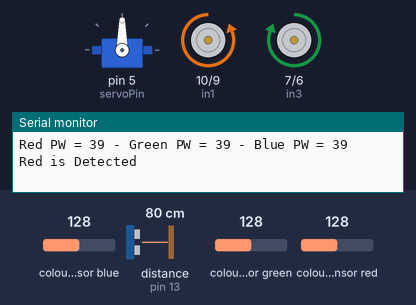
Simulated run of this sketch. Board: Arduino Uno, built with avr-gcc and run on an emulated ATmega328P. Shown: servo, motor-driver pin pairs drawn as motors (green arrow = first pin HIGH = forward, orange = second pin HIGH = backward, longer = more drive, scaled by the enable pin), the last lines printed to the serial monitor. Wiring (inferred from the names in the program): TCS3200 colour sensor: output pin 4; S2 pin 2; S3 pin 3; ultrasonic range finder: trigger pin 12; echo pin 13. The inputs (shaded band) are chosen by the test bench; at power-on: colour sensor red 128, distance to the obstacle (sensor on pin 13) 80 cm, colour sensor blue 128, colour sensor green 128. The echo pulse lasts 58.3 µs per cm.

Above: at 1.2 s.
1.3 s: colour sensor red set to 40
11.2 s: colour sensor red set to 35
At 12.6 s:
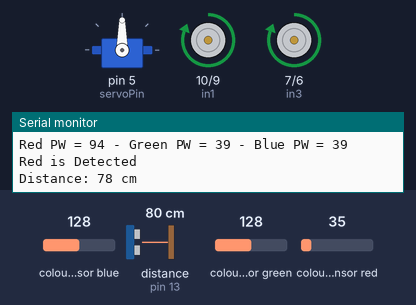
21.1 s: distance to the obstacle (sensor on pin 13) set to 2 cm
At 23.7 s:
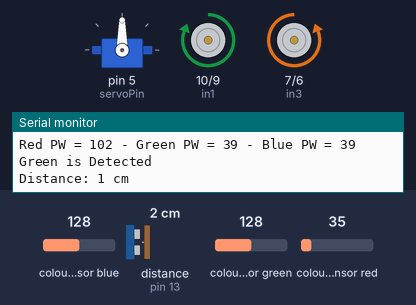
Timing chart, 0 to 25.2 s (numbered marks = the images above; inputs shaded):
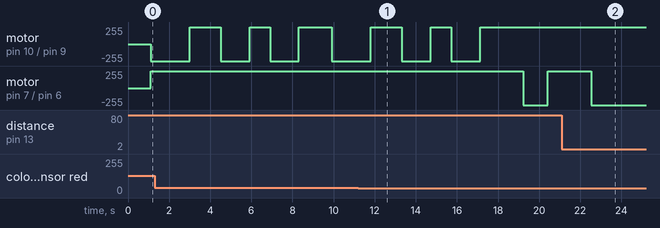

Measured:
- the behaviour switches between 37 and 36 on colour sensor red (found by bisection; images 0 and 1)
- after the input at 11.2 s, motor on pin 10 (in1) / pin 9 (in2): goes on until 17.1 s, then stays forward 255/255; motor on pin 7 (in3) / pin 6 (in4): forward 255/255 → backward 255/255 after 8.0 s, → forward 255/255 1.2 s later
- after the input at 21.1 s, motor on pin 10 (in1) / pin 9 (in2): stays forward 255/255 (without the input it goes to backward 255/255 after 0.84 s)

The sketch:

challenge3.ino
```cpp
#include <Servo.h>

// Define color sensor pins
#define S0 0
#define S1 1
#define S2 2
#define S3 3
#define sensorOut 4

const int trigPin = 12;
const int echoPin = 13;


// Calibration Values
// *Get these from Calibration Sketch
int redMin = 0; // Red minimum value
int redMax = 0; // Red maximum value
int greenMin = 0; // Green minimum value
int greenMax = 0; // Green maximum value
int blueMin = 0; // Blue minimum value
int blueMax = 0; // Blue maximum value

// Variables for Color Pulse Width Measurements
int redPW = 0;
int greenPW = 0;
int bluePW = 0;

// Variables for final Color values
int redValue;
int greenValue;
int blueValue;


/* 6,7, 8, 9, 10, 11 */
// Motor A connections
int enA = 11;
int in1 = 10;
int in2 = 9;
// Motor B connections
int enB = 8;
int in3 = 7;
int in4 = 6;

Servo Clamp; //creating a servo object called Clamp

int servoPin = 5; //outputting values the Servo Clamp
int angle = 0;

int secPerRotation = 2800;

/*
  red = 001
  blue = 010
  green = 100
  none = 000
*/
int prevColor = 000;
int currentColor = 000;
int nextColor = 000;

int LEDPin = A0; // ? TO CHANGE


int currentPattern = 000;
int currentIndex = 0;
int pattern[5] = {001, 100, 010, 100, 010}; // Red -> Greens -> Blue -> Green -> Blue

void setup() {
  // Initialize serial communication
  Serial.begin(9600);

  // Set trigPin as output and echoPin as input
  pinMode(trigPin, OUTPUT);
  pinMode(echoPin, INPUT);
  // Set all the motor control pins to outputs
  pinMode(enA, OUTPUT);
  pinMode(enB, OUTPUT);
  pinMode(in1, OUTPUT);
  pinMode(in2, OUTPUT);
  pinMode(in3, OUTPUT);
  pinMode(in4, OUTPUT);

  // Turn off motors - Initial state
  digitalWrite(in1, LOW);
  digitalWrite(in2, LOW);
  digitalWrite(in3, LOW);
  digitalWrite(in4, LOW);


  Clamp.attach(servoPin); //links servo to the pin

  // For PWM maximum possible values are 0 to 1
  digitalWrite(enA, HIGH);
  digitalWrite(enB, HIGH);


  // * USED FOR COLOR SETTING
  pinMode(S0, OUTPUT);
  pinMode(S1, OUTPUT);
  pinMode(S2, OUTPUT);
  pinMode(S3, OUTPUT);

  // Set Pulse Width scaling to 20%
  digitalWrite(S0, HIGH);
  digitalWrite(S1, LOW);

  // Set Sensor output as input
  pinMode(sensorOut, INPUT);

}

bool started = true;

  int forward[4] = { HIGH, LOW, HIGH, LOW };
  int backward[4] = { LOW, HIGH, LOW, HIGH };
  int left[4] = { LOW, HIGH, HIGH, LOW };
  int right[4] = { HIGH, LOW, LOW, HIGH };

/*
  left = 001
  uturn = 010
  right = 100
  none = 000
*/


void loop() {
  // Set motors to maximum speed
  if (currentIndex == 5) {
    stop();
    return;
  }

  int detectedColor = getColor();

  if (detectedColor == pattern[currentIndex]) {
    digitalWrite(LEDPin, HIGH);
    delay(500);
    digitalWrite(LEDPin, LOW);
    currentIndex++;
  }

  driveDirection(detectedColor);

  int currentDistance = getDistance();

  if (currentDistance >= 10) {
    drive(forward, 1000);
    currentDistance = getDistance();
     if (currentDistance >= 10) {
      drive(left, secPerRotation * 0.50);
      drive(forward, 1000);
      driveDirection(detectedColor);
      drive(forward, 1000);
     }
  }
}

void driveDirection(int detectedColor) {
  if (detectedColor == 001) { // red
    drive(left, secPerRotation * 0.50);
  }

  if (detectedColor == 010) { // blue
    drive(left, secPerRotation * 0.25);
  }

  if (detectedColor == 100) { // green
    drive(right, secPerRotation * 0.25);
  }
}
int getColor() {
  	// Read Red Pulse Width
	redPW = getRedPW();
  // Map to value from 0-255
  redValue = map(redPW, redMin,redMax,255,0);
	// Delay to stabilize sensor
	delay(200);

	// Read Green Pulse Width
	greenPW = getGreenPW();
  // Map to value from 0-255
  greenValue = map(greenPW, greenMin, greenMax,255,0);
	// Delay to stabilize sensor
	delay(200);

	// Read Blue Pulse Width
	bluePW = getBluePW();
  // Map to value from 0-255
  blueValue = map(bluePW, blueMin, blueMax,255,0);
	// Delay to stabilize sensor
	delay(200);

	// Print output to Serial Monitor
	Serial.print("Red PW = ");
	Serial.print(redPW);
	Serial.print(" - Green PW = ");
	Serial.print(greenPW);
	Serial.print(" - Blue PW = ");
	Serial.println(bluePW);

  if (redPW < 100) {
    Serial.println("Red is Detected");
    return 001;
  }
  else if (greenPW < 100 && bluePW < 100) {
    Serial.println("Green is Detected");
    return 100;
  }
  else if (bluePW < 100){
    Serial.println("Blue is Detected");
    return 010;
  }
  else {
    Serial.println("Nothing is Detected");
    return 000;
  }
}


void startingSetup() {

}


void drive(int driveMode[], int d) {
  digitalWrite(in1, driveMode[0]);
  digitalWrite(in2, driveMode[1]);
  digitalWrite(in3, driveMode[2]);
  digitalWrite(in4, driveMode[3]);
  delay(d);
}

void stop() {

  // Turn off motors
  digitalWrite(in1, LOW);
  digitalWrite(in2, LOW);
  digitalWrite(in3, LOW);
  digitalWrite(in4, LOW);
}

int getDistance () {
  // Clear the trigPin
  digitalWrite(trigPin, LOW);
  delayMicroseconds(2);

  // Send a 10-microsecond pulse to trigger
  digitalWrite(trigPin, HIGH);
  delayMicroseconds(10);
  digitalWrite(trigPin, LOW);

  // Read the echo time (in microseconds)
  long duration = pulseIn(echoPin, HIGH);

  // Calculate distance in cm (speed of sound = 34300 cm/s)
  int distance = duration * 0.034 / 2;

  // Print distance to the Serial Monitor
  Serial.print("Distance: ");
  Serial.print(distance);
  Serial.println(" cm");

  // Wait a bit before the next measurement
  delay(500);
  return distance;
}


// Function to read Red Pulse Widths
int getRedPW() {
  // Set sensor to read Red only
  digitalWrite(S2, LOW);
  digitalWrite(S3, LOW);
  // Define integer to represent Pulse Width
  int PW;
  // Read the output Pulse Width
  PW = pulseIn(sensorOut, LOW);
  // Return the value
  return PW;
}

// Function to read Green Pulse Widths
int getGreenPW() {
  // Set sensor to read Green only
  digitalWrite(S2, HIGH);
  digitalWrite(S3, HIGH);
  // Define integer to represent Pulse Width
  int PW;
  // Read the output Pulse Width
  PW = pulseIn(sensorOut, LOW);
  // Return the value
  return PW;
}

// Function to read Blue Pulse Widths
int getBluePW() {
  // Set sensor to read Blue only
  digitalWrite(S2, LOW);
  digitalWrite(S3, HIGH);
  // Define integer to represent Pulse Width
  int PW;
  // Read the output Pulse Width
  PW = pulseIn(sensorOut, LOW);
  // Return the value
  return PW;
}
```
